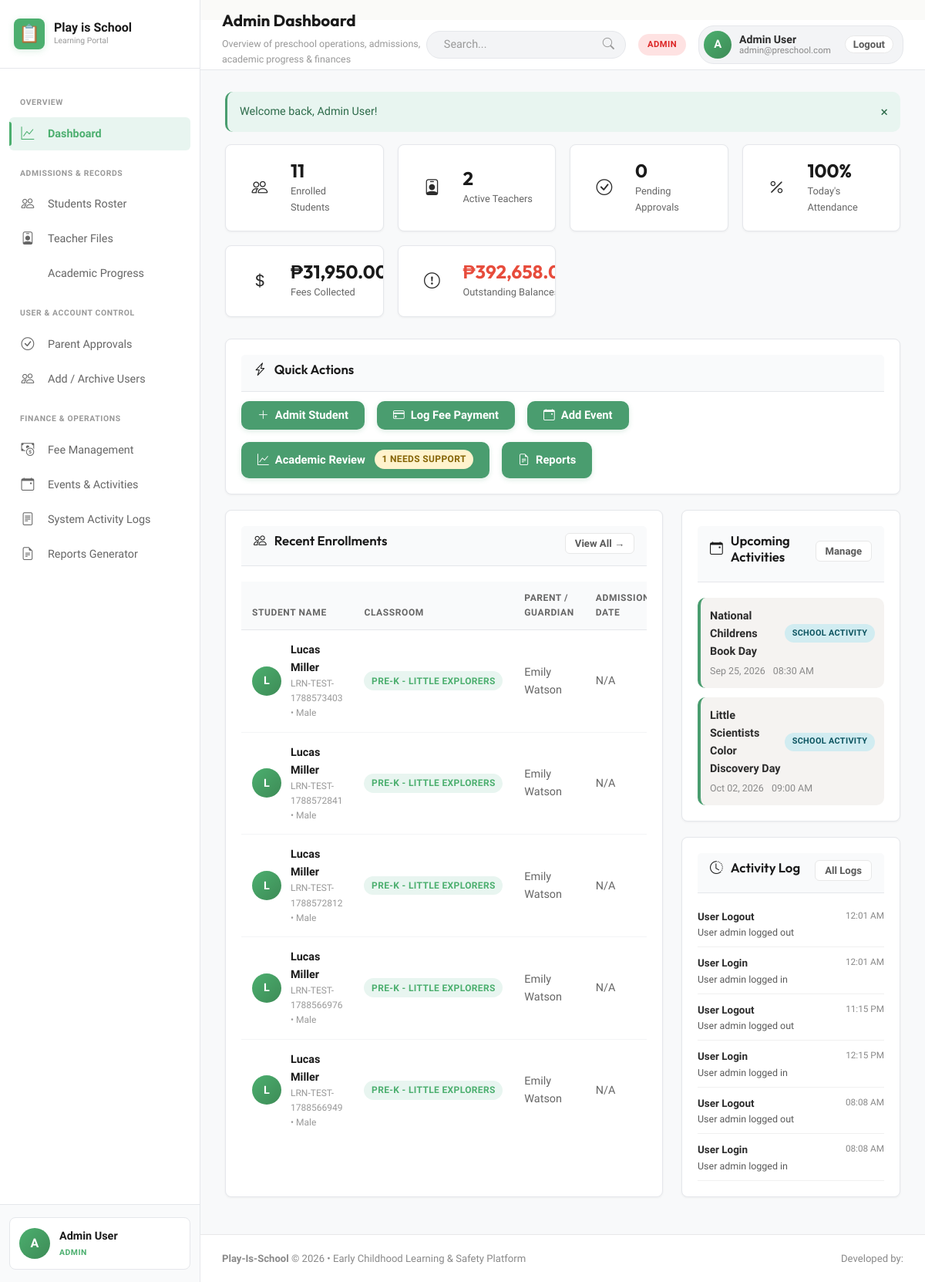
/admin/index.php (signed in), run on an earlier commit of the app's database.
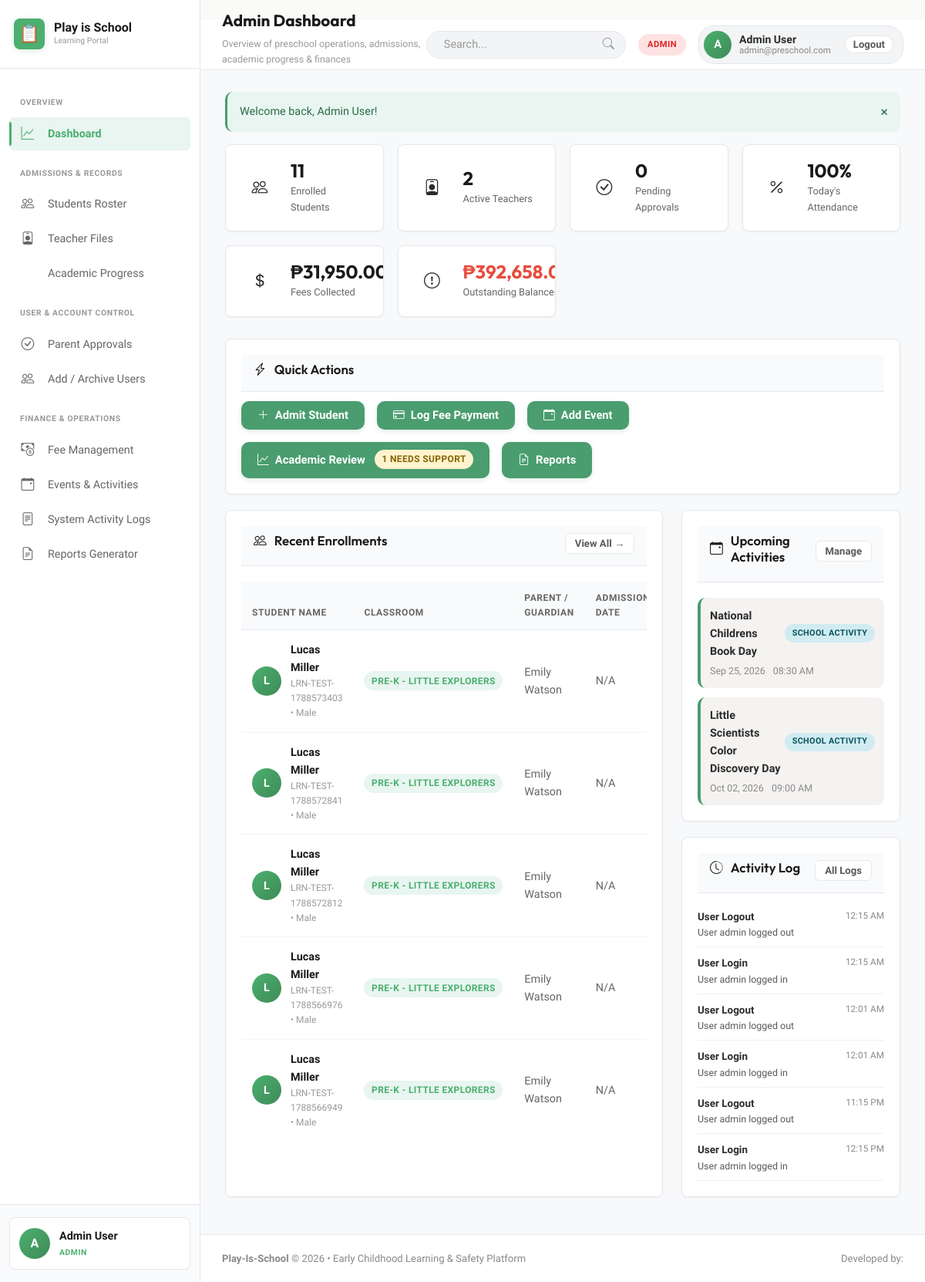
And on a later commit of the database.
### tables this page shows
CREATE TABLE students (
            id INTEGER PRIMARY KEY AUTOINCREMENT,
            first_name TEXT NOT NULL,
            last_name TEXT NOT NULL,
            lrn TEXT UNIQUE,
            dob DATE NOT NULL,
            gender TEXT CHECK(gender IN ('Male', 'Female')),
            blood_type TEXT,
            classroom_id INTEGER,
            parent_id INTEGER,
            address TEXT,
            emergency_contact_name TEXT,
            emergency_contact_phone TEXT,
            allergies TEXT,
            medical_notes TEXT,
            enrollment_status TEXT DEFAULT 'enrolled' CHECK(enrollment_status IN ('enrolled', 'archived', 'withdrawn')),
            admission_date DATE,
            avatar TEXT,
            FOREIGN KEY (classroom_id) REFERENCES classrooms(id) ON DELETE SET NULL,
            FOREIGN KEY (parent_id) REFERENCES users(id) ON DELETE SET NULL
        );

CREATE TABLE classrooms (
            id INTEGER PRIMARY KEY AUTOINCREMENT,
            name TEXT NOT NULL,
            room_number TEXT,
            capacity INTEGER DEFAULT 20,
            teacher_id INTEGER,
            FOREIGN KEY (teacher_id) REFERENCES users(id) ON DELETE SET NULL
        );

CREATE TABLE users (
            id INTEGER PRIMARY KEY AUTOINCREMENT,
            name TEXT NOT NULL,
            email TEXT UNIQUE NOT NULL,
            password TEXT NOT NULL,
            role TEXT NOT NULL CHECK(role IN ('admin', 'teacher', 'parent')),
            phone TEXT,
            status TEXT NOT NULL DEFAULT 'active' CHECK(status IN ('active', 'pending_approval', 'archived', 'rejected')),
            avatar TEXT,
            created_at DATETIME DEFAULT CURRENT_TIMESTAMP,
            updated_at DATETIME DEFAULT CURRENT_TIMESTAMP
        );

CREATE TABLE events (
            id INTEGER PRIMARY KEY AUTOINCREMENT,
            title TEXT NOT NULL,
            description TEXT,
            event_date DATE NOT NULL,
            start_time TIME,
            end_time TIME,
            location TEXT,
            event_type TEXT DEFAULT 'School Activity',
            created_by INTEGER,
            created_at DATETIME DEFAULT CURRENT_TIMESTAMP,
            FOREIGN KEY (created_by) REFERENCES users(id) ON DELETE SET NULL
        );

CREATE TABLE activity_logs (
            id INTEGER PRIMARY KEY AUTOINCREMENT,
            user_id INTEGER,
            action TEXT NOT NULL,
            details TEXT,
            ip_address TEXT,
            created_at DATETIME DEFAULT CURRENT_TIMESTAMP,
            FOREIGN KEY (user_id) REFERENCES users(id) ON DELETE SET NULL
        );

### config/config.php (called while the page is built, shortened)
<?php
function formatDate($date, $format = 'M d, Y') {
    if (!$date) return 'N/A';
    return date($format, strtotime($date));
}
function formatTime($time) {
    return date('h:i A', strtotime($time));
}

### admin/index.php (the view, shortened to what the changed rows need)
<?php
$db = getDB();
$today = date('Y-m-d');
$recentStudents = $db->query("
    SELECT s.*, c.name as class_name, u.name as parent_name
    FROM students s
    LEFT JOIN classrooms c ON s.classroom_id = c.id
    LEFT JOIN users u ON s.parent_id = u.id
    WHERE s.enrollment_status = 'enrolled'
    ORDER BY s.id DESC LIMIT 5
")->fetchAll();
$upcomingEvents = $db->query("
    SELECT * FROM events
    WHERE event_date >= '$today'
    ORDER BY event_date ASC LIMIT 4
")->fetchAll();
$recentLogs = $db->query("
    SELECT l.*, u.name as user_name, u.role as user_role
    FROM activity_logs l
    LEFT JOIN users u ON l.user_id = u.id
    ORDER BY l.id DESC LIMIT 6
")->fetchAll();
require_once dirname(__DIR__) . '/includes/header.php';
?>
<div style="display: grid; grid-template-columns: 2fr 1fr; gap: 24px;">
    <div class="card">
        <div class="table-responsive">
            <table class="table">
                <thead>
                    <tr>
                        <th>Student Name</th>
                        <th>Classroom</th>
                        <th>Parent / Guardian</th>
                        <th>Admission Date</th>
                    </tr>
                </thead>
                <tbody>
                    <?php if (empty($recentStudents)): ?>
                        <tr><td colspan="5" style="text-align:center; padding: 24px; color: var(--text-muted);">No student records found.</td></tr>
                    <?php else: ?>
                        <?php foreach ($recentStudents as $s): ?>
                            <tr>
                                <td>
                                    <div class="user-cell">
                                        <div class="user-cell-avatar">
                                            <?= strtoupper(substr($s['first_name'], 0, 1)) ?>
                                        </div>
                                        <div>
                                            <div class="user-cell-name"><?= htmlspecialchars($s['first_name'] . ' ' . $s['last_name']) ?></div>
                                            <div class="user-cell-sub"><?= htmlspecialchars($s['lrn'] ?? 'No LRN') ?> &bull; <?= htmlspecialchars($s['gender']) ?></div>
                                        </div>
                                    </div>
                                </td>
                                <td><span class="badge badge-primary"><?= htmlspecialchars($s['class_name'] ?? 'Unassigned') ?></span></td>
                                <td><?= htmlspecialchars($s['parent_name'] ?? 'Not Linked') ?></td>
                                <td><?= formatDate($s['admission_date']) ?></td>
                            </tr>
                        <?php endforeach; ?>
                    <?php endif; ?>
                </tbody>
            </table>
        </div>
    </div>
    <div>
        <div class="card">
            <?php if (empty($upcomingEvents)): ?>
                <p style="color: var(--text-muted); font-size: 0.88rem;">No upcoming events scheduled.</p>
            <?php else: ?>
                <div style="display: flex; flex-direction: column; gap: 12px;">
                    <?php foreach ($upcomingEvents as $evt): ?>
                        <div style="padding: 12px; background: var(--bg-card-subtle); border-radius: var(--radius-md); border-left: 4px solid var(--primary);">
                            <div class="d-flex justify-between align-center" style="margin-bottom: 4px;">
                                <strong style="font-size: 0.9rem; color: var(--text-primary);"><?= htmlspecialchars($evt['title']) ?></strong>
                                <span class="badge badge-info" style="font-size: 0.68rem;"><?= htmlspecialchars($evt['event_type']) ?></span>
                            </div>
                            <div style="font-size: 0.78rem; color: var(--text-muted); display: flex; gap: 10px;">
                                <span><?= formatDate($evt['event_date']) ?></span>
                                <span> <?= formatTime($evt['start_time']) ?></span>
                            </div>
                        </div>
                    <?php endforeach; ?>
                </div>
            <?php endif; ?>
        </div>
        <div class="card">
            <div style="display: flex; flex-direction: column; gap: 10px; font-size: 0.84rem;">
                <?php foreach ($recentLogs as $log): ?>
                    <div style="border-bottom: 1px solid var(--border-subtle); padding-bottom: 8px;">
                        <div class="d-flex justify-between">
                            <strong style="color: var(--text-primary);"><?= htmlspecialchars($log['action']) ?></strong>
                            <small style="color: var(--text-muted);"><?= date('h:i A', strtotime($log['created_at'])) ?></small>
                        </div>
                        <div style="color: var(--text-secondary); font-size: 0.78rem;">
                            <?= htmlspecialchars($log['details']) ?>
                        </div>
                    </div>
                <?php endforeach; ?>
            </div>
        </div>
    </div>
</div>
<?php require_once dirname(__DIR__) . '/includes/footer.php'; ?>

What changed in the data, as far as the page shows it:
no longer on this page (row unchanged): activity_logs: action "User Logout", created_at "08:08 AM", details "User admin logged out"
no longer on this page (row unchanged): activity_logs: action "User Login", created_at "08:08 AM", details "User admin logged in"
added activity_logs: action "User Logout", created_at "12:15 AM", details "User admin logged out"
added activity_logs: action "User Login", created_at "12:15 AM", details "User admin logged in"
